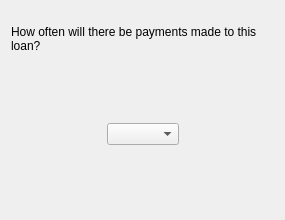
<?xml version="1.0" encoding="UTF-8"?>
<ui version="4.0">
 <class>PaymentFrequencyWizardPage</class>
 <widget class="QWizardPage" name="PaymentFrequencyWizardPage">
  <property name="geometry">
   <rect>
    <x>0</x>
    <y>0</y>
    <width>285</width>
    <height>220</height>
   </rect>
  </property>
  <property name="title">
   <string>Payment frequency</string>
  </property>
  <layout class="QVBoxLayout">
   <property name="spacing">
    <number>6</number>
   </property>
   <property name="leftMargin">
    <number>11</number>
   </property>
   <property name="topMargin">
    <number>11</number>
   </property>
   <property name="rightMargin">
    <number>11</number>
   </property>
   <property name="bottomMargin">
    <number>11</number>
   </property>
   <item>
    <widget class="QLabel" name="TextLabel11_2">
     <property name="text">
      <string>
How often will there be payments made to this loan?</string>
     </property>
     <property name="alignment">
      <set>Qt::AlignTop</set>
     </property>
     <property name="wordWrap">
      <bool>true</bool>
     </property>
    </widget>
   </item>
   <item>
    <spacer name="Spacer54">
     <property name="orientation">
      <enum>Qt::Vertical</enum>
     </property>
     <property name="sizeType">
      <enum>QSizePolicy::Expanding</enum>
     </property>
     <property name="sizeHint" stdset="0">
      <size>
       <width>0</width>
       <height>49</height>
      </size>
     </property>
    </spacer>
   </item>
   <item>
    <layout class="QHBoxLayout">
     <property name="spacing">
      <number>6</number>
     </property>
     <property name="leftMargin">
      <number>0</number>
     </property>
     <property name="topMargin">
      <number>0</number>
     </property>
     <property name="rightMargin">
      <number>0</number>
     </property>
     <property name="bottomMargin">
      <number>0</number>
     </property>
     <item>
      <spacer name="Spacer57">
       <property name="orientation">
        <enum>Qt::Horizontal</enum>
       </property>
       <property name="sizeType">
        <enum>QSizePolicy::Expanding</enum>
       </property>
       <property name="sizeHint" stdset="0">
        <size>
         <width>39</width>
         <height>0</height>
        </size>
       </property>
      </spacer>
     </item>
     <item>
      <widget class="KMyMoneyFrequencyCombo" name="m_paymentFrequencyUnitEdit"/>
     </item>
     <item>
      <spacer name="Spacer56">
       <property name="orientation">
        <enum>Qt::Horizontal</enum>
       </property>
       <property name="sizeType">
        <enum>QSizePolicy::Expanding</enum>
       </property>
       <property name="sizeHint" stdset="0">
        <size>
         <width>56</width>
         <height>0</height>
        </size>
       </property>
      </spacer>
     </item>
    </layout>
   </item>
   <item>
    <spacer name="Spacer55">
     <property name="orientation">
      <enum>Qt::Vertical</enum>
     </property>
     <property name="sizeType">
      <enum>QSizePolicy::Expanding</enum>
     </property>
     <property name="sizeHint" stdset="0">
      <size>
       <width>0</width>
       <height>49</height>
      </size>
     </property>
    </spacer>
   </item>
  </layout>
 </widget>
 <customwidgets>
  <customwidget>
   <class>KComboBox</class>
   <extends>QComboBox</extends>
   <header>kcombobox.h</header>
  </customwidget>
  <customwidget>
   <class>KMyMoneyFrequencyCombo</class>
   <extends>KComboBox</extends>
   <header>kmymoneyfrequencycombo.h</header>
  </customwidget>
 </customwidgets>
 <resources/>
 <connections/>
</ui>
